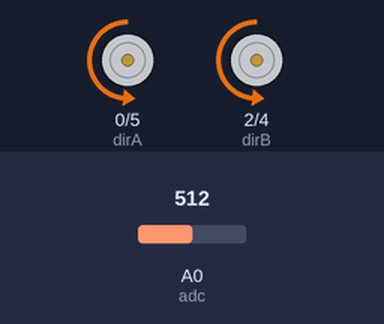
A program run on a simulated ESP8266 board running MicroPython. Shown: direction and speed pins drawn as motors (green arrow = direction pin HIGH = forward, orange = LOW = backward, longer = more drive). The test bench sets the inputs (shaded band); at power-on: A0 (adc) = 512 (analog values on the 0–1023 scale). What the program prints to the serial console is not drawn.

Above: at 1.25 s.
1.3 s: A0 (adc) set to 542
At 3.76 s:
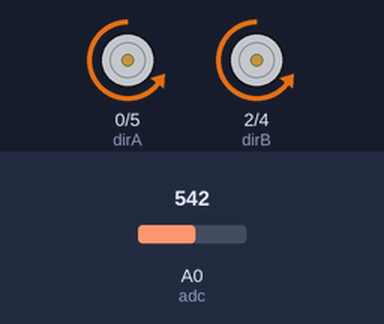
4.3 s: A0 (adc) set to 569
At 4.7 s:
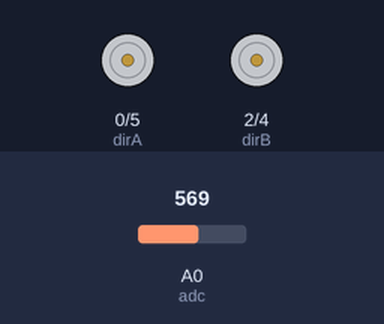
5.8 s: A0 (adc) set to 122
At 7.0 s:
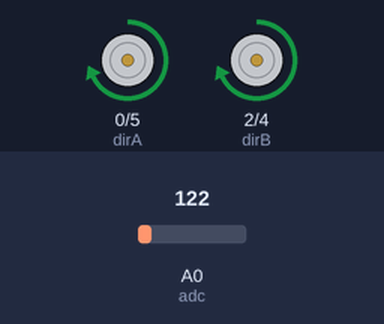
7.3 s: A0 (adc) set to 11
10.3 s: A0 (adc) set to 8
At 11.89 s:
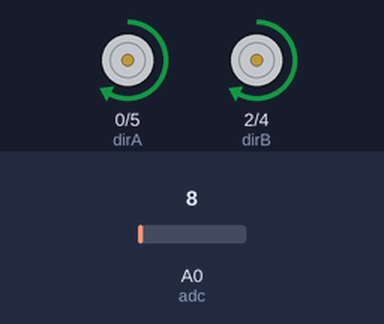
13.3 s: A0 (adc) set to 94
14.8 s: A0 (adc) set to 106
Timing chart, 0 to 17.3 s (numbered marks = the images above; inputs shaded):
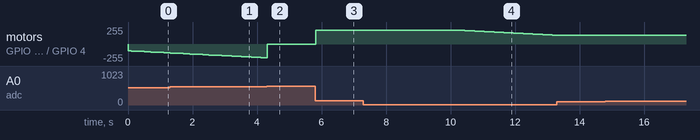

Measured:
- the behaviour switches between 559 and 560 on A0 (adc) (found by bisection; images 1 and 2)
- the behaviour switches between 10 and 9 on A0 (adc) (found by bisection; images 3 and 4)
- after the input at 5.8 s, motor on GPIO 0 (dirA) / GPIO 5 (speedA), motor on GPIO 2 (dirB) / GPIO 4 (speedB): stopped → forward 207/255 at once
- after the input at 7.3 s, every drawn part: stays the same
- after the input at 10.3 s, motor on GPIO 0 (dirA) / GPIO 5 (speedA), motor on GPIO 2 (dirB) / GPIO 4 (speedB): moves from forward 207/255 to forward 132/255 over 2.9 s, starting at once
- after the input at 13.3 s, motor on GPIO 0 (dirA) / GPIO 5 (speedA), motor on GPIO 2 (dirB) / GPIO 4 (speedB): stays forward 132/255 (without the input it goes to forward 130/255 after 0.05 s)
- after the input at 14.8 s, every drawn part: stays the same

The program:

keypad_motor.py
```python
import machine
import time
import MotorShield

v = 0.5

KEY_LEFT  =  10  # SW1
KEY_UP    = 180  # SW2
KEY_DOWN  = 375  # SW3
KEY_RIGHT = 560  # SW4
KEY_ENTER = 807  # SW5

adc = machine.ADC(0)

encoder = machine.Pin(14)

print('Waiting por keypress...')

current_speed = 400

while True:
    value = adc.read()
    # print(f'\r {value} - {MotorShield.current_speed}' ,end=' ')
    print('\r ', value, ' - ', current_speed, end=' ')
    if value < KEY_LEFT:
        current_speed -= 10
        if current_speed < 0:
            current_speed = 0
        MotorShield.setSpeed(current_speed)
        # print('Left')
    elif value < KEY_UP:
        # print('Forward')
        MotorShield.forward(current_speed)
    elif value < KEY_DOWN:
        # print('Backward')
        MotorShield.backward(current_speed)
    elif value < KEY_RIGHT:
        # print('Right')
        current_speed += 10
        if current_speed > 1023:
            current_speed = 1023
        MotorShield.setSpeed(current_speed)
    elif value < KEY_ENTER:
        # print('Enter')
        MotorShield.stop()
    else:
        # No key
        pass
    time.sleep_ms(100)
```

MotorShield.py
```python
# Motor Shield
# from https://forum.micropython.org/viewtopic.php?t=3977
# Problemas de rendimiento https://www.instructables.com/id/Motorized-WiFi-IKEA-Roller-Blind/
# https://www.instructables.com/id/Motorize-IoT-With-ESP8266/

from machine import Pin, PWM

""" nodemcu pins from the motor shield """

# D1,GPIO 5 Enable A
# D2,GPIO 4 Enable B
# D3,GPIO 0 Direction A
# D4,GPIO 2 Direction B

v = '0.9'

pwm_frequency = 750

speed_STOP = 0
speed_min = 400 # Depends on batteries state
speed_med = 600
speed_max = 1023

current_speed = speed_med

speedB = PWM(Pin(4,Pin.OUT), freq = pwm_frequency)
dirB = Pin(2,Pin.OUT)
dirA = Pin(0,Pin.OUT)
speedA = PWM(Pin(5,Pin.OUT), freq = 750)

def stop():
    speedA.duty(speed_STOP)
    speedB.duty(speed_STOP)

def setSpeed(speed = current_speed):
    speedA.duty(speed)
    speedB.duty(speed)

def backward(speed = current_speed):
    setSpeed(speed)
    dirA.off()
    dirB.off()

def forward(speed = current_speed):
    setSpeed(speed)
    dirA.on()
    dirB.on()

def right(speed = current_speed):
    setSpeed(speed)
    dirA.off()
    dirB.on()

def left(speed = current_speed):
    setSpeed(speed)
    dirA.on()
    dirB.off()
```
